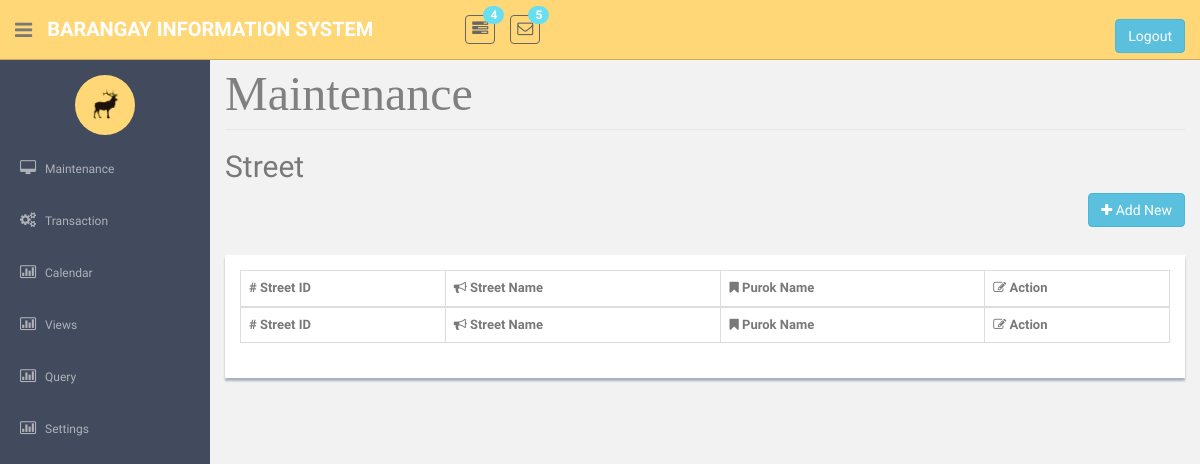
The page /Streetmaintenance.php on the database as committed earlier.
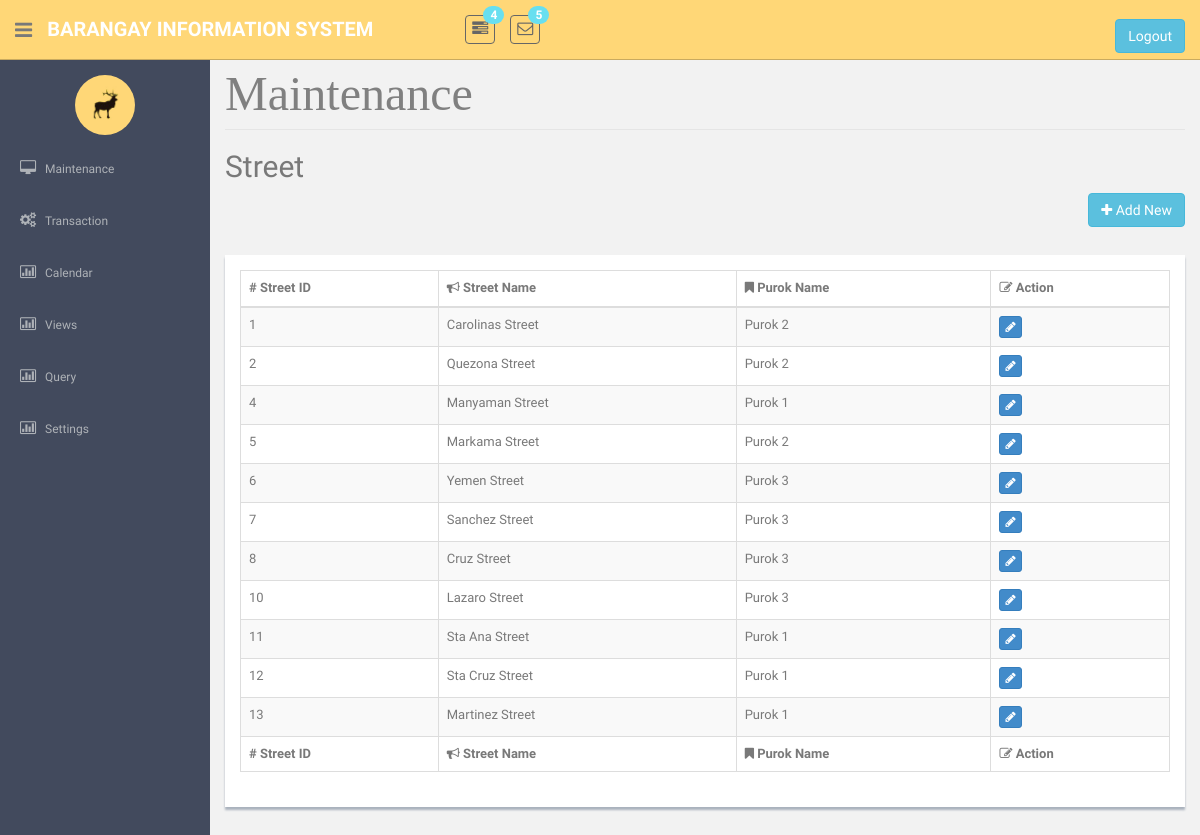
The same page on the database as committed later.
### tables this page shows
CREATE TABLE `tblstreet` (
  `intStreetId` int(25) NOT NULL,
  `strPurok` varchar(25) NOT NULL,
  `strStreetName` varchar(50) NOT NULL
);

### StreetMaintenance.php (the view, shortened to what this page needs)
<!DOCTYPE html>
 <?php require('header.php');?>
 <?php require('sidebar.php');?>
  <link href="dataTables/dataTables.bootstrap.css" rel="stylesheet" />
      <section id="main-content">
          <section class="wrapper site-min-height">
			<legend ><font face = "cambria" size = 8 color = "grey">Maintenance </font></legend>
				<h2>Street</h2>
	<p align="right">
	<button  class="btn btn-info" onclick = "window.location.href='AddStreet.php'"><i class="fa fa-plus"></i>  Add New</button>
	</p>
<br>
			<form method = POST>
				<div class = "showback" id = "tblview">
					<table class="table table-striped table-bordered table-hover"  border = '3' id="dataTable">
						<thead>
							<tr>
								<th># Street ID </th>
								<th><i class="fa fa-bullhorn"></i> Street Name </th>
								<th><i class="fa fa-bookmark"></i> Purok Name </th>
								<th><i class="fa fa-edit"></i> Action </th>
							</tr>
						</thead>
						<tfoot>
							<tr>
								<th># Street ID </th>
								<th><i class="fa fa-bullhorn"></i> Street Name </th>
								<th><i class="fa fa-bookmark"></i> Purok Name </th>
								<th><i class="fa fa-edit"></i> Action </th>
							</tr>
						</tfoot>
						<tbody>
							<?php
							require('connection.php');
								$sql = "select intStreetId , strStreetName, strPurok from tblStreet order by intStreetId asc";
								$query = mysqli_query($con, $sql);
								if(mysqli_num_rows($query) > 0){
									while($row = mysqli_fetch_object($query)){?>
										<tr> <td><?php echo $row->intStreetId?></td>
											<td><?php echo $row->strStreetName?>				</td>
											<td><?php echo $row->strPurok?></td>
											<td>
											<div class="btn-group " role="group">
											<button  class="btn btn-primary btn-xs" type = submit name = "btnEdit" value = <?php echo $row->intStreetId; ?> ><i class="fa fa-pencil"></i></button>
											</div>
											</td>
										</tr>
							<?php }} ?>
						</tbody>
					</table>
			</div><br><br>
                    </form>
		</section>
      </section>
</section>
  </body>
</html>

Rows that differ between the two databases and show on the page:
added tblstreet: intStreetId "1", strStreetName "Carolinas Street", strPurok "Purok 2"
added tblstreet: intStreetId "2", strStreetName "Quezona Street", strPurok "Purok 2"
added tblstreet: intStreetId "4", strStreetName "Manyaman Street", strPurok "Purok 1"
added tblstreet: intStreetId "5", strStreetName "Markama Street", strPurok "Purok 2"
added tblstreet: intStreetId "6", strStreetName "Yemen Street", strPurok "Purok 3"
added tblstreet: intStreetId "7", strStreetName "Sanchez Street", strPurok "Purok 3"
added tblstreet: intStreetId "8", strStreetName "Cruz Street", strPurok "Purok 3"
added tblstreet: intStreetId "10", strStreetName "Lazaro Street", strPurok "Purok 3"
added tblstreet: intStreetId "11", strStreetName "Sta Ana Street", strPurok "Purok 1"
added tblstreet: intStreetId "12", strStreetName "Sta Cruz Street", strPurok "Purok 1"
added tblstreet: intStreetId "13", strStreetName "Martinez Street", strPurok "Purok 1"
